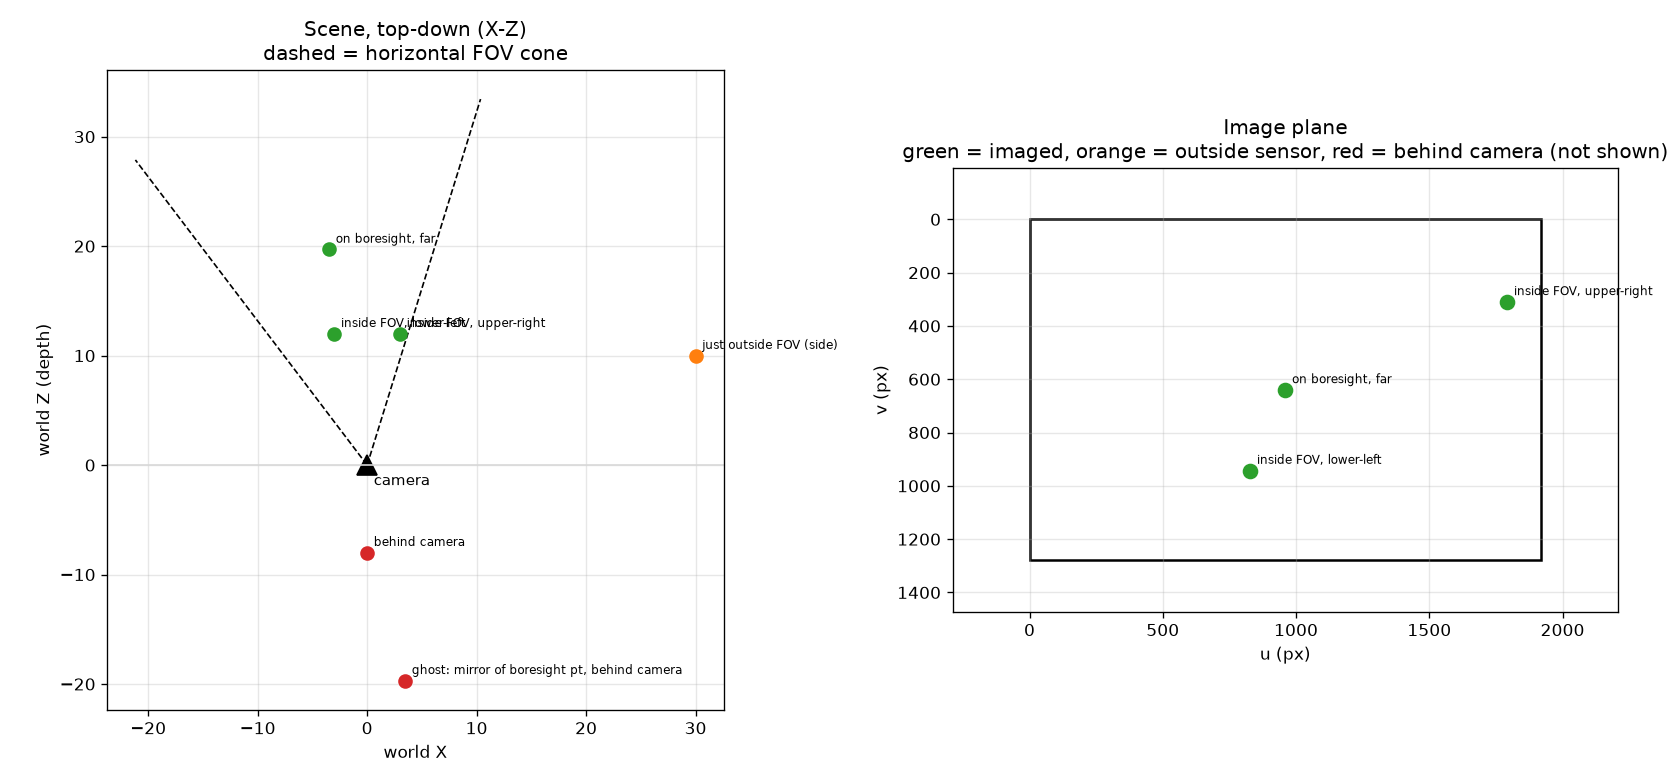

This figure's Python source:
"""camera/projection.py  (Camera Model, Phase II: Project 3-D Points)

    project_points(points_3d, R, t, K, image_size=None)

Take world points P_W, move them into camera coordinates

    P_C = R P_W + t

(R, t is the world-to-camera rigid transform: if the camera sits at world
position C with orientation R, then t = -R @ C), and project with the
pinhole model

    u = fx Xc/Zc + cx
    v = fy Yc/Zc + cy

Two ways a point can fail to appear in the image, both handled explicitly:

  * Zc <= 0  -- the point is behind the camera. Naively plugging in the
    formula anyway is actively wrong, not just out of range: a point at
    (-Xc,-Yc,-Zc) has the SAME ratios Xc/Zc, Yc/Zc as its mirror image
    (Xc,Yc,Zc) in front of the camera, so it would land on the exact same
    pixel if you forgot to check Zc. The demo below constructs exactly that
    ghost point to show why the check matters.

  * the projected (u, v) falls outside the sensor -- rejected if
    `image_size = (Nx, Ny)` is given.
"""

import numpy as np
import matplotlib.pyplot as plt

from camera_model import Camera


def project_points(points_3d, R, t, K, image_size=None):
    """Project world points through a pinhole camera.

    points_3d : (N, 3) array of world points
    R, t      : world -> camera rigid transform,  P_C = R @ P_W + t
    K         : (3, 3) intrinsic matrix
    image_size: optional (Nx, Ny) -- if given, points landing outside
                [0, Nx) x [0, Ny) are also rejected

    Returns
    uv     : (N, 2) pixel coordinates (NaN where invalid)
    valid  : (N,) bool, True where the point is in front of the camera AND
             (if image_size given) inside the sensor
    reason : (N,) array of strings: "ok", "behind_camera", or "out_of_bounds"
    """
    P_W = np.atleast_2d(np.asarray(points_3d, dtype=float))
    R = np.asarray(R, dtype=float)
    t = np.asarray(t, dtype=float)

    P_C = P_W @ R.T + t                       # (N,3):  R @ p + t for every row
    Xc, Yc, Zc = P_C[:, 0], P_C[:, 1], P_C[:, 2]

    in_front = Zc > 0
    uv = np.full((len(P_W), 2), np.nan)
    reason = np.full(len(P_W), "behind_camera", dtype=object)

    # only divide where it's safe (Zc > 0) -- never evaluate X/Z, Y/Z for
    # points behind the camera, even to discard them afterward
    fx, fy, cx, cy = K[0, 0], K[1, 1], K[0, 2], K[1, 2]
    u = fx * Xc[in_front] / Zc[in_front] + cx
    v = fy * Yc[in_front] / Zc[in_front] + cy
    uv[in_front, 0] = u
    uv[in_front, 1] = v
    reason[in_front] = "ok"

    valid = in_front.copy()
    if image_size is not None:
        Nx, Ny = image_size
        in_bounds = in_front & (uv[:, 0] >= 0) & (uv[:, 0] < Nx) \
                             & (uv[:, 1] >= 0) & (uv[:, 1] < Ny)
        reason[in_front & ~in_bounds] = "out_of_bounds"
        uv[in_front & ~in_bounds] = np.nan
        valid = in_bounds

    return uv, valid, reason


def _naive_project(points_3d, R, t, K):
    """The WRONG version: no Zc check at all. Used only to show the failure."""
    P_C = np.atleast_2d(points_3d) @ np.asarray(R).T + np.asarray(t)
    fx, fy, cx, cy = K[0, 0], K[1, 1], K[0, 2], K[1, 2]
    u = fx * P_C[:, 0] / P_C[:, 2] + cx
    v = fy * P_C[:, 1] / P_C[:, 2] + cy
    return np.column_stack([u, v])


def rot_y(angle_rad):
    c, s = np.cos(angle_rad), np.sin(angle_rad)
    return np.array([[c, 0.0, s],
                     [0.0, 1.0, 0.0],
                     [-s, 0.0, c]])


def main():
    cam = Camera(f=35.0, Ws=36.0, Hs=24.0, Nx=1920, Ny=1280, name="35mm demo camera")
    K = cam.K

    # camera sits at world origin, yawed 10 deg so the boresight is not
    # aligned with a world axis -- R, t actually have to do something
    R = rot_y(np.deg2rad(10.0))
    C_world = np.array([0.0, 0.0, 0.0])
    t = -R @ C_world

    # a point dead-centre in the CAMERA frame, at depth 20, converted back to
    # world coordinates (P_C = R(P_W - C_world)  ->  P_W = R^T P_C + C_world)
    boresight_world = R.T @ np.array([0.0, 0.0, 20.0]) + C_world

    # a handful of test points, plus the two purpose-built edge cases
    pts = {
        "on boresight, far":        list(boresight_world),
        "inside FOV, upper-right":  [3.0, -2.0, 12.0],
        "inside FOV, lower-left":   [-3.0, 2.0, 12.0],
        "just outside FOV (side)":  [30.0, 0.0, 10.0],
        "behind camera":            [0.0, 0.0, -8.0],
    }
    names = list(pts.keys())
    P = np.array(list(pts.values()))

    # the deliberate "ghost" case: mirror the boresight point through the
    # camera centre in world space. Because P_C = R(P_W - C_world), mirroring
    # in world space (P_W -> 2 C_world - P_W) exactly negates the camera-frame
    # coordinates too: same X/Z, Y/Z ratios, opposite (behind-camera) Zc.
    ghost_world = 2 * C_world - P[0]
    names.append("ghost: mirror of boresight pt, behind camera")
    P = np.vstack([P, ghost_world])

    uv, valid, reason = project_points(P, R, t, K, image_size=(cam.Nx, cam.Ny))
    uv_naive = _naive_project(P, R, t, K)

    print("=" * 92)
    print("CAMERA MODEL -- PHASE II: PROJECT 3-D POINTS")
    print("=" * 92)
    print(cam.summary())
    print()
    print(f"{'point':>42} {'Zc':>8} {'u,v (correct)':>18} {'u,v (naive, no Zc check)':>26} {'reason':>14}")
    P_C = P @ R.T + t
    for name, p, pc, (u, v), (un, vn), r in zip(names, P, P_C, uv, uv_naive, reason):
        uv_str = f"({u:7.1f},{v:7.1f})" if np.isfinite(u) else "  --  invalid  --"
        naive_str = f"({un:7.1f},{vn:7.1f})"
        print(f"{name:>42} {pc[2]:>8.2f} {uv_str:>18} {naive_str:>26} {r:>14}")

    print()
    ghost_uv = uv_naive[-1]
    boresight_uv = uv_naive[0]
    print("The point directly behind the camera (the 'ghost') naively projects")
    print(f"to pixel ({ghost_uv[0]:.1f}, {ghost_uv[1]:.1f}) -- EXACTLY on top of")
    print(f"the real point in front of the camera at ({boresight_uv[0]:.1f}, "
          f"{boresight_uv[1]:.1f}).")
    print("Same ray, opposite direction, same (u,v) if you skip the Zc <= 0 check.")
    print("The Zc > 0 test in project_points() is what tells them apart.")
    print("=" * 92)

    _plot(cam, R, P, P_C, uv, valid, reason, names)


def _plot(cam, R, P, P_C, uv, valid, reason, names):
    fig, (ax1, ax2) = plt.subplots(1, 2, figsize=(14, 6.5))

    # (1) 3-D-ish top-down view of the scene (world X-Z plane)
    colors = {"ok": "tab:green", "behind_camera": "tab:red", "out_of_bounds": "tab:orange"}
    for p, r, name in zip(P, reason, names):
        ax1.scatter(p[0], p[2], color=colors[r], s=60, zorder=3)
        ax1.annotate(name, (p[0], p[2]), fontsize=7, xytext=(4, 4),
                     textcoords="offset points")
    ax1.plot(0, 0, "k^", ms=12)
    ax1.annotate("camera", (0, 0), fontsize=9, xytext=(4, -12),
                 textcoords="offset points")
    # FOV cone edges, rotated into world coordinates by the camera's own
    # orientation R (P_C = R P_W  ->  a camera-frame direction d_C corresponds
    # to world direction R^T d_C)
    half_fov = cam.fov_x / 2.0
    L = 35.0
    for sign in (+1, -1):
        d_cam = np.array([sign * np.sin(half_fov), 0.0, np.cos(half_fov)])
        d_world = R.T @ d_cam
        ax1.plot([0, L * d_world[0]], [0, L * d_world[2]], "k--", lw=1)
    ax1.axhline(0, color="0.85", lw=1)
    ax1.set_xlabel("world X"); ax1.set_ylabel("world Z (depth)")
    ax1.set_title("Scene, top-down (X-Z)\ndashed = horizontal FOV cone")
    ax1.set_aspect("equal"); ax1.grid(True, alpha=0.3)

    # (2) the image plane itself
    ax2.add_patch(plt.Rectangle((0, 0), cam.Nx, cam.Ny, fill=False, edgecolor="k", lw=1.5))
    for (u, v), r, name in zip(uv, reason, names):
        if np.isfinite(u):
            ax2.scatter(u, v, color=colors[r], s=70, zorder=3)
            ax2.annotate(name, (u, v), fontsize=7, xytext=(4, 4),
                         textcoords="offset points")
    ax2.set_xlim(-cam.Nx * 0.15, cam.Nx * 1.15)
    ax2.set_ylim(cam.Ny * 1.15, -cam.Ny * 0.15)     # v grows downward
    ax2.set_xlabel("u (px)"); ax2.set_ylabel("v (px)")
    ax2.set_title("Image plane\ngreen = imaged, orange = outside sensor, "
                  "red = behind camera (not shown)")
    ax2.set_aspect("equal"); ax2.grid(True, alpha=0.3)

    fig.tight_layout()
    fig.savefig("projection.png", dpi=120)


if __name__ == "__main__":
    main()
    plt.show()
